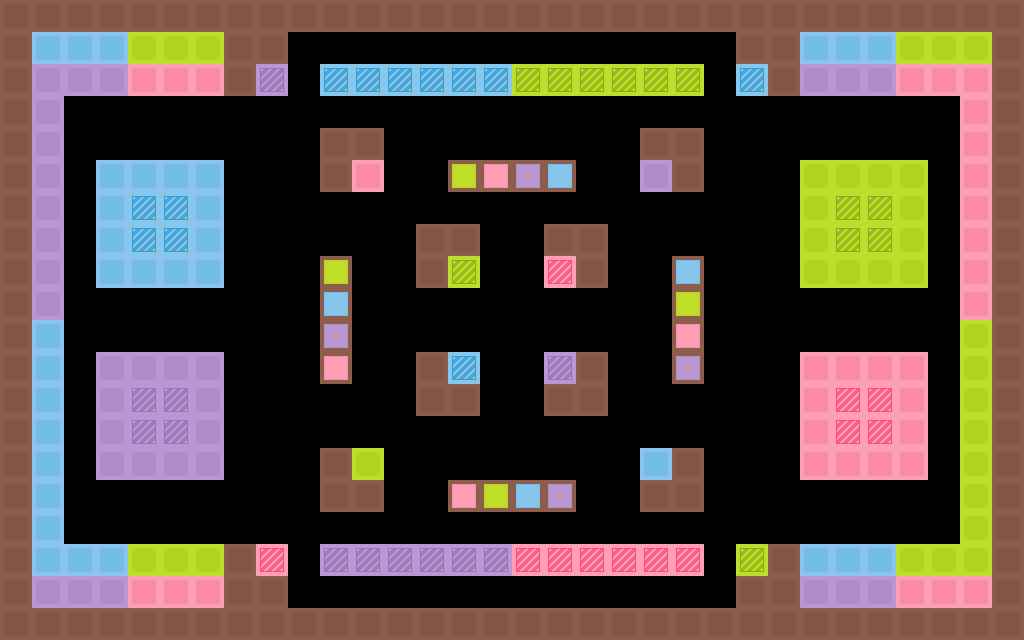

Below is a game level as drawn by its tile map, then a one-line description and the .tmx that defines it (tile-layer data replaced by summaries):
An orthogonal 32x20 tile map with 32x32 px tiles, 1 tile layer (Tiles), 1 hidden layer not drawn.

<map version="1.0" orientation="orthogonal" width="32" height="20" tilewidth="32" tileheight="32">
 <tileset firstgid="1" name="tiles_32x32" tilewidth="32" tileheight="32">
  <image source="../tiles_32x32.png" width="256" height="256" />
  <tile id="0">
   <properties>
    <property name="color" value="red" />
    <property name="destroy" value="true" />
    <property name="name" value="brickRed" />
    <property name="solid" value="true" />
   </properties>
  </tile>
  <tile id="1">
   <properties>
    <property name="color" value="green" />
    <property name="destroy" value="true" />
    <property name="name" value="brickGreen" />
    <property name="solid" value="true" />
   </properties>
  </tile>
  <tile id="2">
   <properties>
    <property name="color" value="blue" />
    <property name="destroy" value="true" />
    <property name="name" value="brickBlue" />
    <property name="solid" value="true" />
   </properties>
  </tile>
  <tile id="3">
   <properties>
    <property name="color" value="purple" />
    <property name="destroy" value="true" />
    <property name="name" value="brickPurple" />
    <property name="solid" value="true" />
   </properties>
  </tile>
  <tile id="8">
   <properties>
    <property name="color" value="red" />
    <property name="effect" value="die" />
    <property name="name" value="dangerRed" />
    <property name="solid" value="true" />
   </properties>
  </tile>
  <tile id="9">
   <properties>
    <property name="color" value="green" />
    <property name="effect" value="die" />
    <property name="name" value="dangerGreen" />
    <property name="solid" value="true" />
   </properties>
  </tile>
  <tile id="10">
   <properties>
    <property name="color" value="blue" />
    <property name="effect" value="die" />
    <property name="name" value="dangerBlue" />
    <property name="solid" value="true" />
   </properties>
  </tile>
  <tile id="11">
   <properties>
    <property name="color" value="purple" />
    <property name="effect" value="die" />
    <property name="name" value="dangerPurple" />
    <property name="solid" value="true" />
   </properties>
  </tile>
  <tile id="16">
   <properties>
    <property name="color" value="red" />
    <property name="effect" value="color" />
    <property name="name" value="colorRed" />
    <property name="solid" value="true" />
   </properties>
  </tile>
  <tile id="17">
   <properties>
    <property name="color" value="green" />
    <property name="effect" value="color" />
    <property name="name" value="colorGreen" />
    <property name="solid" value="true" />
   </properties>
  </tile>
  <tile id="18">
   <properties>
    <property name="color" value="blue" />
    <property name="effect" value="color" />
    <property name="name" value="colorBlue" />
    <property name="solid" value="true" />
   </properties>
  </tile>
  <tile id="19">
   <properties>
    <property name="color" value="purple" />
    <property name="effect" value="color" />
    <property name="name" value="colorPurple" />
    <property name="solid" value="true" />
   </properties>
  </tile>
  <tile id="24">
   <properties>
    <property name="name" value="wallDefault" />
    <property name="solid" value="true" />
   </properties>
  </tile>
 </tileset>
 <layer name="Background" width="32" height="20" visible="0">
  <data>[640 cells, 640 non-empty, 1 distinct tile ids]</data>
 </layer>
 <layer name="Tiles" width="32" height="20">
  <data>[640 cells, 328 non-empty, 13 distinct tile ids]</data>
 </layer>
</map>
